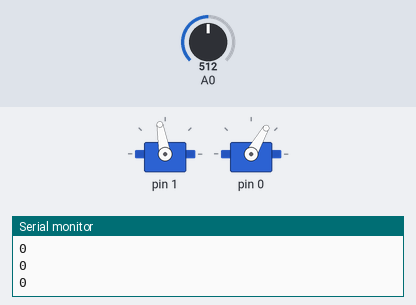
This sketch was run on a simulated Arduino Uno, built for the host (arithmetic inside an expression is 32-bit, double 64-bit). On the bench: 2 × servo, the last lines printed to the serial monitor. Inputs (shaded band) come from the test bench; at power-on: A0 = 512.

Above: at 1.2 s.
1.3 s: A0 set to 700
2.8 s: A0 set to 725
At 3.1 s:
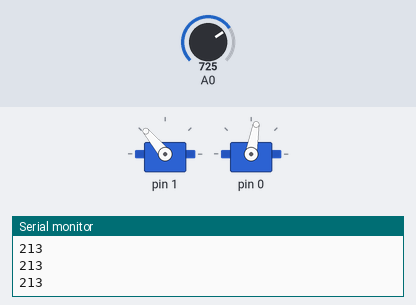
4.3 s: A0 set to 760
5.8 s: A0 set to 785
At 6.7 s:
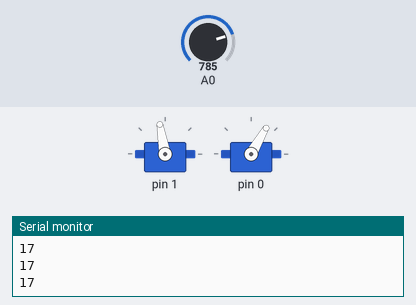
7.3 s: A0 set to 716
At 7.8 s:
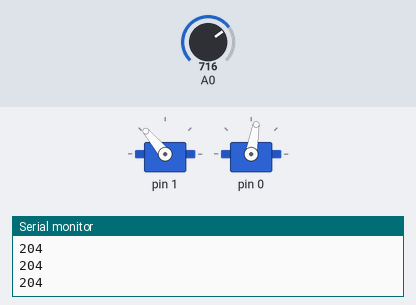
Timing chart, 0 to 9.8 s (numbered marks = the images above; inputs shaded):
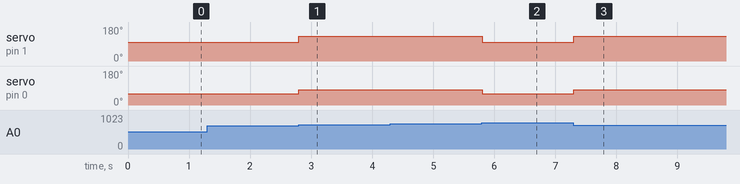

The sketch:

hl_x_demo.ino
```cpp
// (licence header left out)
// Подключение библиотеки для работы с сервоприводами
#include <Servo.h>

// Вывод датчика линии
const uint8_t SENSOR_LINE_A_PIN = PA0;
// Выводы управления сервоприводами
const uint8_t SERVO_PIN = PB1;
const uint8_t SERVO_PIN_2 = PB0;

// Создание объектов сервоприводов
Servo myServo1;
Servo myServo2;

void setup() {
  // Настройка скорости отладочного порта
  Serial.begin(115200);

  // Настройка вывода датчика линии на вход
  pinMode(SENSOR_LINE_A_PIN, INPUT);

  // Присвоение объектам сервоприводов выводов управления
  myServo1.attach(SERVO_PIN);
  myServo2.attach(SERVO_PIN_2);
}

void loop() {
  // Получяение значения с датчика линии
  uint8_t sensor_value = analogRead(SENSOR_LINE_A_PIN);
  // Вывод значения датчика
  Serial.println(sensor_value);

  if (sensor_value > 200) {
    myServo1.write(130);
    myServo2.write(80);
  }
  else {
    myServo1.write(100);
    myServo2.write(60);
  }

  delay(5);
}
```

Measured:
- the behaviour switches between 712 and 713 on A0 (found by bisection; images 0 and 1)
- the behaviour switches between 767 and 768 on A0 (found by bisection; images 1 and 2)
- after the input at 2.8 s, servo on pin 1: 100° → 130° at once; servo on pin 0: 60° → 80° at once
- after the input at 5.8 s, servo on pin 1: 130° → 100° at once; servo on pin 0: 80° → 60° at once
- after the input at 7.3 s, servo on pin 1: 100° → 130° at once; servo on pin 0: 60° → 80° at once
